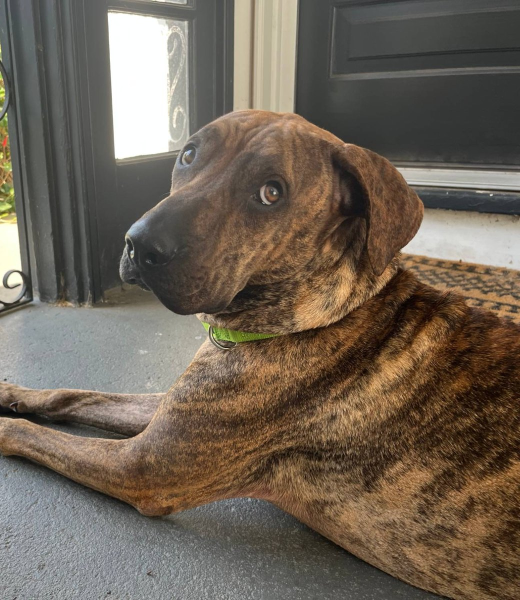
#> input picture WutMutt/sim-stand-in.jpg, 1040 x 1200 px (shown at 1/2 size)
$ python -i build_assets.py   (imports and definitions only)
#> lines starting #> are read from the running program, lines starting #| are printed output that depends on the picture
#> further down, picture is the input picture: PIL image 1040x1200 RGB; mean R, G, B 111.1, 99.4, 86.2
#!/usr/bin/env python3
"""Turn the picked candidates into bundled assets and PhotoCredits.swift.

Phase 3 of three. For each pick this re-asks Commons for a ~900px render of
that file — never the multi-megabyte original, which is both rude to the file
host and useless at 218pt — crops it the way the polaroid will, and writes it
into the asset catalog as its own imageset.

The catalog matters: UIImage(named:) resolves extensionless names against the
compiled catalog, so an imageset entry Just Works where a loose .jpg needs the
bundle-path dance. The simulator stand-in learned that the hard way.
"""
import hashlib, html, json, pathlib, re, shutil, sys, time, urllib.parse, urllib.request
from PIL import Image

sys.path.insert(0, str(pathlib.Path(__file__).parent))
from breeds import BREEDS
from picks import PICKS
import fetch_commons as fc

HERE = pathlib.Path(__file__).parent
REPO = HERE.parent.parent
ASSETS = REPO / "WutMutt" / "Assets.xcassets"
CREDITS = REPO / "WutMutt" / "Models" / "PhotoCredits.swift"
RENDER = 900        # what we ask Commons to render

# The polaroid is NOT square. Its photo area is a fixed 218pt wide by
# max(200, railHeight - 41) tall — about 218x256 at default type, and taller
# still as Dynamic Type grows the trait rail beside it. scaledToFill against a
# square source therefore scales to fill the height and crops the sides, which
# is how a Plott Hound lost its nose off the right edge.
#
# Bundling 3:4 means the source is always narrower than the frame, so the app
# only ever trims the bottom — and the top, where the head is, is anchored and
# safe. Judge candidates at this aspect, not as squares.
CROP_W, CROP_H = 700, 933
QUALITY = 82

def slug(name):
    return "breed-" + re.sub(r"[^a-z0-9]+", "-", name.lower()).strip("-")

# Commons' Artist field is a free-text HTML blob, and a good share of it is
# boilerplate wrapped around the actual name. Attribution is the one thing a
# CC BY licence genuinely requires, so unwrap it rather than printing the
# wrapper — and never cut a name off mid-word to fit.
BOILERPLATE = [
    r"No machine-readable author provided\.\s*(.+?)\s+assumed \(based on copyright claims?\)",
    r"Original uploader was (.+?) at \S+",
    r"This (?:photograph|photo|image|file) was taken by (.+?)(?:\.\s|$)",
    r"^\[*User:([^\]|]+)",
    r"^Flickr user (.+?)\.?$",
    r"^Taken by me,?\s*(.+)$",
    r"^Photo by and \(c\)\s*\d{4}\s*(.+)$",
]

# Clauses that trail the name once the wrapper is off.
TRAILERS = (r"(?:\s+(?:and released under|released under|\.?\s*Photo uploaded"
            r"|licen[cs]ed under)\b.*|,\s*phot\.?$|\s*https?://\S*)$")

# [37 lines left out: functions clean_artist, render_url, not called in this run]

def crop_frame(img, focus=0.5, band=None):
    """Anchor top, take the widest 3:4 that fits, positioned by `focus`.

    `focus` is where the dog is across the frame, 0 left to 1 right. Centre is
    right for most photographs and wrong for the ones where the subject sits
    off to one side — a dog lying with its head at the edge loses the head.

    `band` is (top, bottom) as fractions of the source height: keep only that
    horizontal band before fitting the 3:4. This exists for sources where the
    full frame cannot work — the detail screen shows the top ~88% of the
    bundle at default type, so a dog spanning ears-at-35% to toes-at-94% loses
    its toes whatever `focus` does. A band turns the pick into a deliberate
    head-and-chest portrait that ends on clean body, not half a paw. Choose
    bottoms that read as intentional at every Dynamic Type size: large type
    heightens the photo area until the whole bundle shows.
    """
#> called with focus = 0.5
    if band:
        w, h = img.size
        img = img.crop((0, int(h * band[0]), w, int(h * band[1])))
    w, h = img.size
#> w = 1040; h = 1200
    want = CROP_W / CROP_H
    if w / h > want:                       # too wide: trim the sides
        new_w = int(h * want)
#> new_w = 900
        left = int((w - new_w) * focus)
#> left = 70
        left = max(0, min(left, w - new_w))
        box = (left, 0, left + new_w, h)
#> box = (70, 0, 970, 1200)
    else:                                  # too tall: trim the bottom
        box = (0, 0, w, int(w / want))
    return img.crop(box).resize((CROP_W, CROP_H), Image.LANCZOS)
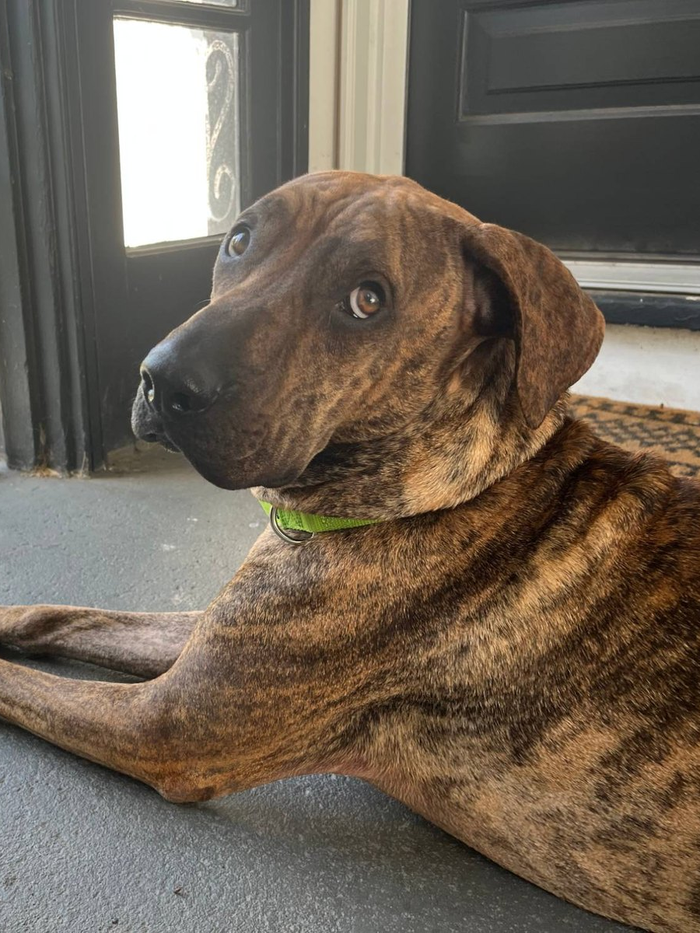
#> returned value: PIL image 700x933 RGB; mean R, G, B 111.4, 99, 85.6

# [13 lines left out: function write_imageset, not called in this run]

def swift_escape(s):
    return s.replace("\\", "\\\\").replace('"', '\\"')

# Hand-curated attributions where the Commons artist field can't be unwrapped
# by rule. The Black Mouth Cur's field fuses the uploader's username with the
# photographer's name ("Jwschulze Steve Howard"); the human name is the
# attribution.
ARTIST_OVERRIDES = {
    "File:Howard Line Southern Black Mouth Cur (Male).jpg": "Steve Howard",
    # The 1863 print credits its maker in letterpress caps ("L. CREMIÈRE,
    # PHOT"). The trailer rule drops the ", PHOT"; the caps are the plate's
    # typography, not the name's spelling.
    'File:01. Bull and Terrier, Paris 1863. "Rose".png': "L. Cremière",
}

# [93 lines left out: function main, not called in this run]

# [2 lines not run here, left out]

>>> from PIL import Image
>>> picture = Image.open('../../WutMutt/sim-stand-in.jpg')
>>> result = crop_frame(picture)

$ run again, on WutMutt/star-golden-retriever.png
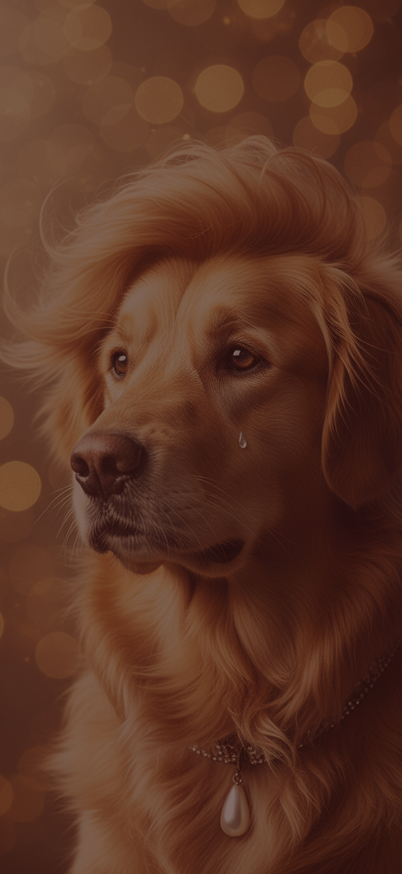
#> input picture WutMutt/star-golden-retriever.png, 402 x 874 px
#> picture is the input picture: PIL image 402x874 RGBA; mean R, G, B, A 91.6, 52.8, 36.6, 255
#> in crop_frame, `return img.crop(box).resize((CROP_W, CROP_H), Image.LANCZOS)`:
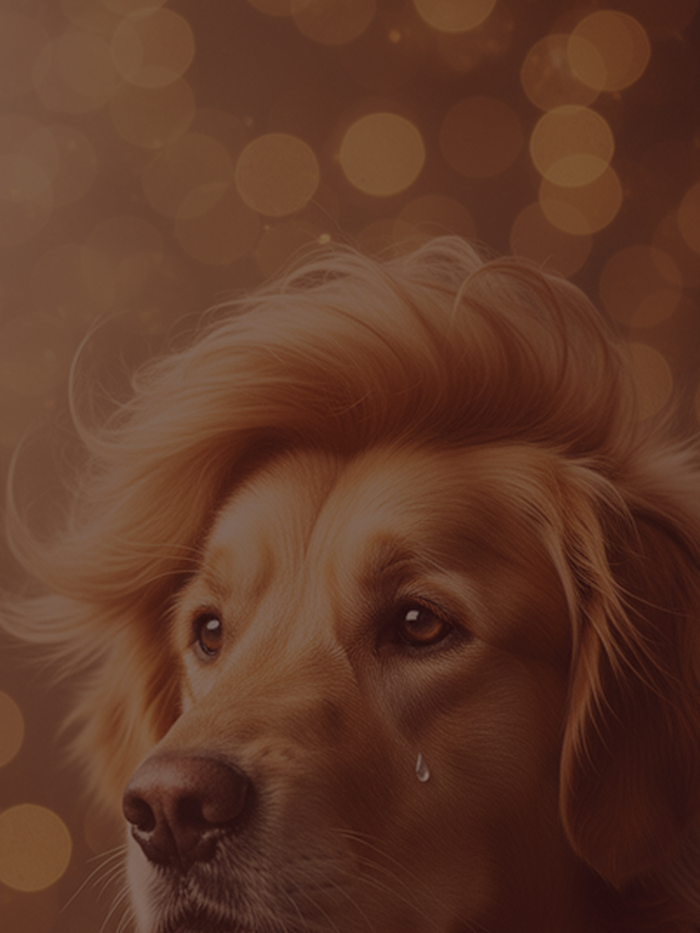
#> returned value: PIL image 700x933 RGBA; mean R, G, B, A 95, 56.3, 39.2, 255

$ run again, on WutMutt/star-staffordshire-bull-terrier.png
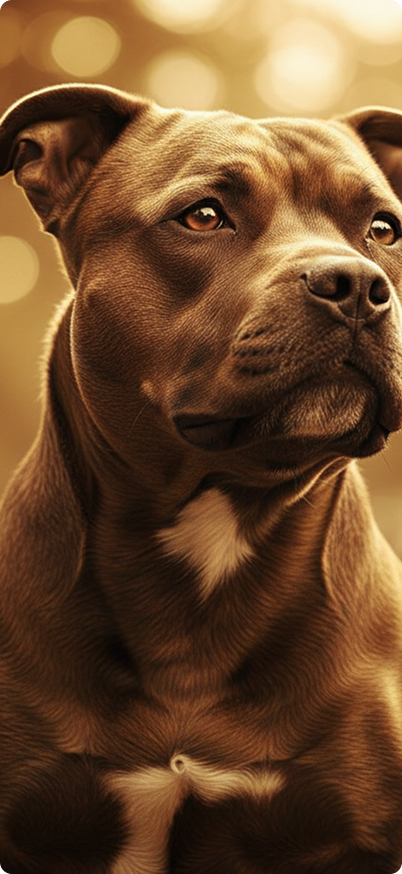
#> input picture WutMutt/star-staffordshire-bull-terrier.png, 402 x 874 px
#> picture is the input picture: PIL image 402x874 RGBA; mean R, G, B, A 109.4, 75.9, 45.8, 254.9
#> in crop_frame, `return img.crop(box).resize((CROP_W, CROP_H), Image.LANCZOS)`:
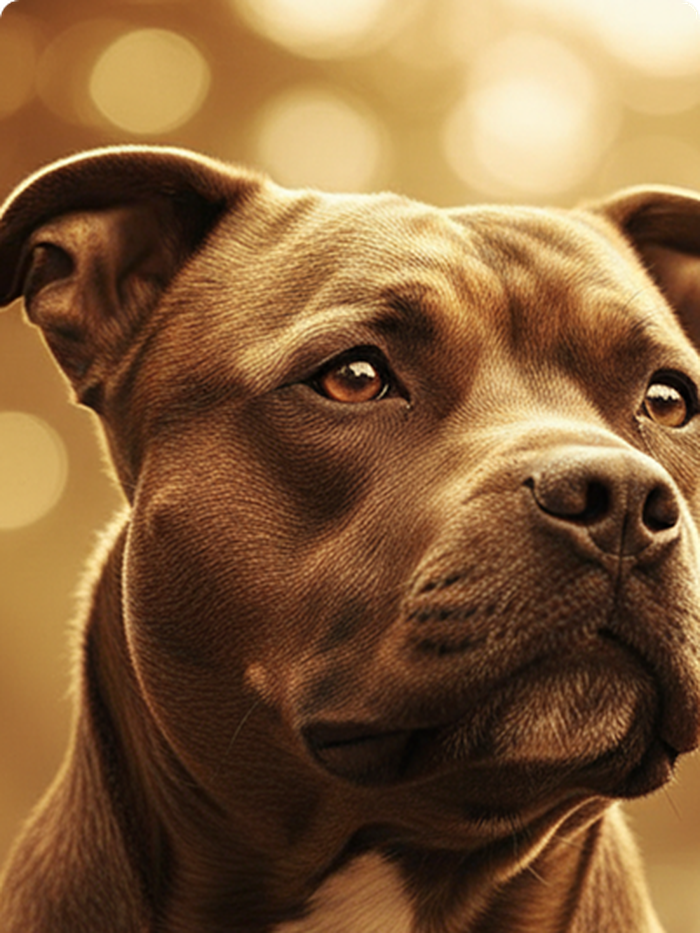
#> returned value: PIL image 700x933 RGBA; mean R, G, B, A 131.8, 95.9, 59.6, 254.9; transparent parts drawn white
